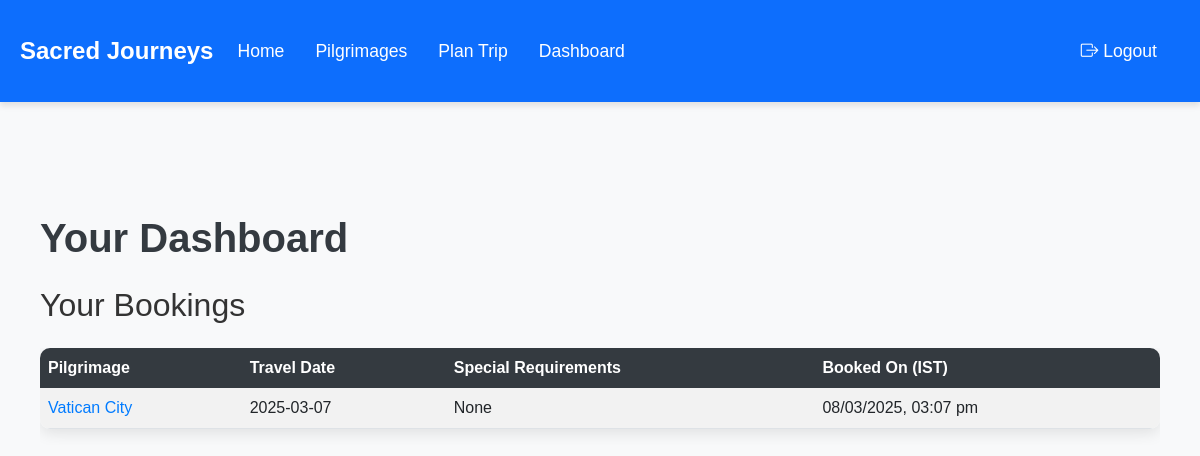
Page /dashboard (signed in) on the earlier database version.
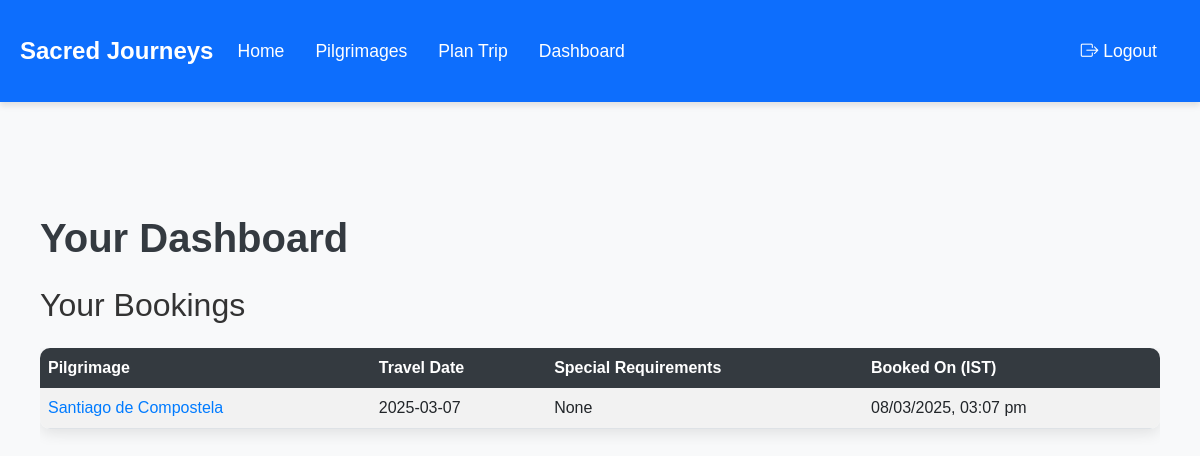
Same page on the later database version.
### models.py (models this page shows)
class Booking(db.Model):
    id = db.Column(db.Integer, primary_key=True)
    user_id = db.Column(db.Integer, db.ForeignKey('user.id'), nullable=False)
    pilgrimage_id = db.Column(db.Integer, db.ForeignKey('pilgrimage.id'), nullable=False)
    travel_date = db.Column(db.Date, nullable=False)
    special_requirements = db.Column(db.Text)
    created_at = db.Column(db.DateTime, default=datetime.utcnow)

class Pilgrimage(db.Model):
    id = db.Column(db.Integer, primary_key=True)
    name = db.Column(db.String(100), nullable=False)
    location = db.Column(db.String(100), nullable=False)
    description = db.Column(db.Text, nullable=False)
    duration = db.Column(db.String(50))
    best_time = db.Column(db.String(100))
    image_url = db.Column(db.String(200))
    bookings = db.relationship('Booking', backref='pilgrimage', lazy='dynamic')
    trip_plans = db.relationship('TripPlan', backref='pilgrimage', lazy='dynamic')

### routes.py (the view)
@main.route('/dashboard')
@login_required
def dashboard():
    user_bookings = current_user.bookings.order_by(Booking.travel_date.desc()).all()
    user_trip_plans = TripPlan.query.filter_by(user_id=current_user.id).order_by(TripPlan.start_date.desc()).all()
    return render_template('dashboard.html', bookings=user_bookings, trip_plans=user_trip_plans)

### app.py (called while the page is built)
def create_app(config_class=Config):
    app = Flask(__name__)
    app.config.from_object(config_class)
    db.init_app(app)
    migrate.init_app(app, db)
    login_manager.init_app(app)
    login_manager.login_view = 'auth.login'
    @app.route('/static/<path:filename>')
    def static_files(filename):
        return send_from_directory('static', filename)
    with app.app_context():
        db.create_all()
        @login_manager.user_loader
        def load_user(user_id):
            return User.query.get(int(user_id))
        app.register_blueprint(main)
        app.register_blueprint(auth)
    return app

### templates/dashboard.html (shortened to what this page needs)
{% extends "base.html" %}
{% block content %}
<div class="container my-5">
    <h1 class="display-4 mb-4">Your Dashboard</h1>
    <h2 class="mb-4">Your Bookings</h2>
    {% if bookings %}
    <div class="table-responsive">
        <table class="table table-striped table-hover">
            <thead class="thead-dark">
                <tr>
                    <th scope="col">Pilgrimage</th>
                    <th scope="col">Travel Date</th>
                    <th scope="col">Special Requirements</th>
                    <th scope="col">Booked On (IST)</th>
                </tr>
            </thead>
            <tbody>
                {% for booking in bookings %}
                <tr>
                    <td><a href="{{ url_for('main.pilgrimage', id=booking.pilgrimage.id) }}" class="text-decoration-none">{{ booking.pilgrimage.name }}</a></td>
                    <td>{{ booking.travel_date.strftime('%Y-%m-%d') }}</td>
                    <td>{{ booking.special_requirements or 'None' }}</td>
                    <td class="booking-time">{{ booking.created_at.strftime('%Y-%m-%d %H:%M') }}</td>
                </tr>
                {% endfor %}
            </tbody>
        </table>
    </div>
    {% else %}
    <div class="alert alert-info" role="alert">
        You haven't made any bookings yet. <a href="{{ url_for('main.pilgrimages') }}" class="alert-link">Explore pilgrimages</a> to get started!
    </div>
    {% endif %}
</div>
{% endblock %}

### templates/base.html (shortened to what this page needs)
<!DOCTYPE html>
<html lang="en">
<head>
    <link href="https://cdn.jsdelivr.net/npm/bootstrap@5.3.0/dist/css/bootstrap.min.css" rel="stylesheet">
    <link rel="stylesheet" href="https://cdn.jsdelivr.net/npm/bootstrap-icons@1.11.1/font/bootstrap-icons.css">
    <link rel="stylesheet" href="{{ url_for('static', filename='css/style.css') }}">
</head>
<body>
    <nav class="navbar navbar-expand-lg navbar-dark bg-primary">
        <div class="container">
            <a class="navbar-brand" href="{{ url_for('main.index') }}">Sacred Journeys</a>
            <div class="collapse navbar-collapse" id="navbarNav">
                <ul class="navbar-nav me-auto">
                    <li class="nav-item">
                        <a class="nav-link" href="{{ url_for('main.index') }}">Home</a>
                    </li>
                    <li class="nav-item">
                        <a class="nav-link" href="{{ url_for('main.pilgrimages') }}">Pilgrimages</a>
                    </li>
                    <li class="nav-item">
                        <a class="nav-link" href="{{ url_for('main.plan_trip') }}">Plan Trip</a>
                    </li>
                    {% if current_user.is_authenticated %}
                    <li class="nav-item">
                        <a class="nav-link" href="{{ url_for('main.dashboard') }}">Dashboard</a>
                    </li>
                    {% endif %}
                </ul>
                <ul class="navbar-nav">
                    {% if current_user.is_anonymous %}
                    <li class="nav-item">
                        <a class="nav-link" href="{{ url_for('auth.login') }}">Login</a>
                    </li>
                    <li class="nav-item">
                        <a class="nav-link" href="{{ url_for('auth.register') }}">Register</a>
                    </li>
                    {% else %}
                    <li class="nav-item">
                        <a class="nav-link" href="{{ url_for('auth.logout') }}">
                            <i class="bi bi-box-arrow-right"></i> Logout
                        </a>
                    </li>
                    {% endif %}
                </ul>
            </div>
        </div>
    </nav>
    <div class="container mt-4">
        {% block content %}{% endblock %}
    </div>
</body>
</html>

### static/css/style.css (style rules this page uses)
body { font-family: 'Arial', sans-serif; background-color: #f8f9fa; color: #333; }
.display-4 { font-size: 2.5rem; font-weight: bold; color: #343a40; }
.navbar { box-shadow: 0 4px 6px rgba(0, 0, 0, 0.1); }
.navbar-brand { font-size: 1.5rem; font-weight: bold; color: #ffffff !important; }
.navbar-nav .nav-link { font-size: 1.1rem; color: #ffffff !important; margin-right: 15px; }
.container { max-width: 1200px; margin: 0 auto; padding: 20px; }
.table-responsive { margin-top: 20px; }
.table { border-radius: 10px; overflow: hidden; box-shadow: 0 4px 15px rgba(0, 0, 0, 0.1); }
.table thead th { background-color: #343a40; color: #fff; border: none; }
.table tbody tr { transition: background-color 0.3s ease; }
.table tbody td { vertical-align: middle; }
a { color: #007bff; text-decoration: none; transition: color 0.3s ease; }
body { background-size: cover; background-position: center; background-attachment: fixed; }

Differences in the rows shown:
changed through a linked row, Booking "None": pilgrimage.name "Vatican City" → "Santiago de Compostela"
